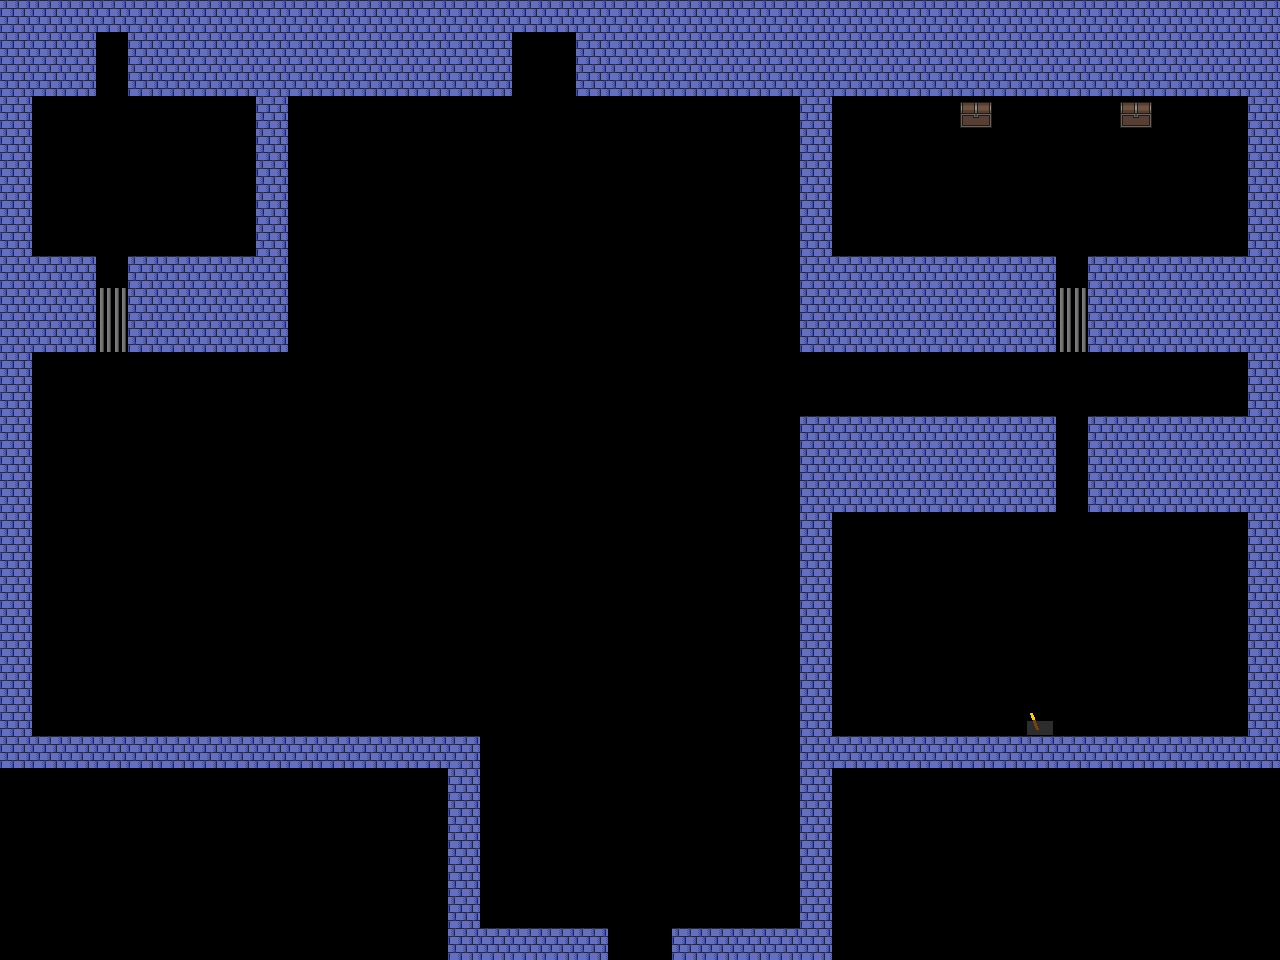

Below is a game level as drawn by its tile map, then a one-line description and the .tmx that defines it (tile-layer data replaced by summaries):
An orthogonal 40x30 tile map with 32x32 px tiles, 1 tile layer (Background2), 4 hidden layers not drawn, 2 tilesets.

<map version="1.0" orientation="orthogonal" width="40" height="30" tilewidth="32" tileheight="32">
 <tileset firstgid="1" name="donjon" tilewidth="32" tileheight="32" spacing="1" margin="1">
  <image source="tileset/donjon.png" trans="ff00ff" width="895" height="427" />
  <tile id="0">
   <properties>
    <property name="collision" value="true" />
   </properties>
  </tile>
  <tile id="2">
   <properties>
    <property name="collision" value="true" />
    <property name="open" value="false" />
   </properties>
  </tile>
  <tile id="3">
   <properties>
    <property name="active" value="false" />
    <property name="collision" value="true" />
   </properties>
  </tile>
  <tile id="4">
   <properties>
    <property name="collision" value="true" />
   </properties>
  </tile>
 </tileset>
 <tileset firstgid="325" name="systeme" tilewidth="32" tileheight="32" spacing="1" margin="1">
  <image source="tileset/systeme.png" trans="ff00ff" width="306" height="214" />
  <tile id="0">
   <properties>
    <property name="coffre" value="true" />
    <property name="collision" value="true" />
   </properties>
  </tile>
  <tile id="1">
   <properties>
    <property name="collision" value="true" />
   </properties>
  </tile>
 </tileset>
 <layer name="Background1" width="40" height="30" visible="0">
  <data>[1200 cells, 1032 non-empty, 2 distinct tile ids]</data>
 </layer>
 <layer name="Background2" width="40" height="30">
  <data>[1200 cells, 327 non-empty, 4 distinct tile ids]</data>
 </layer>
 <layer name="Objet" width="40" height="30" visible="0">
  <data>[1200 cells, 0 non-empty, 0 distinct tile ids]</data>
 </layer>
 <layer name="Foreground1" width="40" height="30" visible="0">
  <data>[1200 cells, 7 non-empty, 1 distinct tile ids]</data>
 </layer>
 <layer name="Foreground1" width="40" height="30" visible="0">
  <data>[1200 cells, 0 non-empty, 0 distinct tile ids]</data>
 </layer>
</map>
